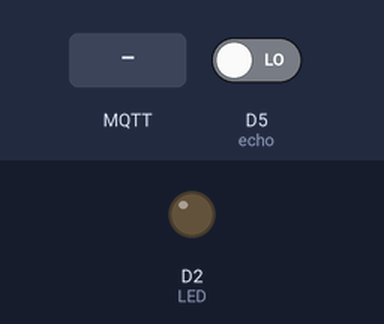
Bench run of a sketch on a simulated ESP8266 (NodeMCU). Shown: output pins drawn as LEDs (lit = HIGH). Inputs (shaded band) come from the test bench; at power-on: D5 (echo) LOW. WiFi joins after 1.5 s; servers stay silent unless stated; no MQTT or app messages arrive unless stated; pins used as bus, display or sensor lines are not drawn; what the sketch prints to the serial monitor is not drawn.

Above: at 2.7 s.
2.8 s: MQTT message "ON" arrives on the first subscribed topic
At 5.6 s:
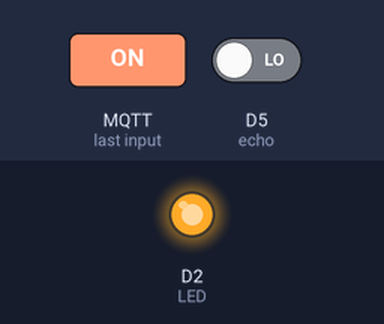
6.5 s: MQTT message "OFF" arrives on the first subscribed topic
At 8.9 s:
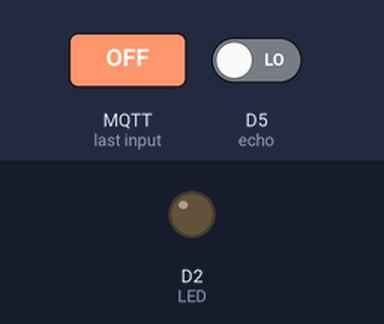
Timing chart, 0 to 10.4 s (numbered marks = the images above; inputs shaded):
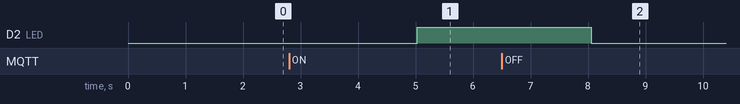

Measured:
- after the input at 2.8 s, D2 (LED): LOW → HIGH after 2.2 s
- after the input at 6.5 s, D2 (LED): HIGH → LOW after 1.6 s

The sketch:

IoT_Node_Mobbin.ino
```cpp
#include <ESP8266WiFi.h>
#include <PubSubClient.h>
#include <ArduinoJson.h>

// Update these with values suitable for your network.

const char* ssid = "Nguyen-APIP";//John Cena
const char* password = "bruhh523"; //hiengiangmybinro
const char* mqtt_server = "172.20.10.4";

#define LED D2
#define trig D6
#define echo D5

#define MSG_BUFFER_SIZE (100)

//values sensed from Prox
long duration;
int distance;

WiFiClient espClient;
PubSubClient client(espClient);
StaticJsonDocument<200> doc;

unsigned long lastMsg = 0;

char msg[MSG_BUFFER_SIZE];

void setup_wifi() {

  delay(10);
  // We start by connecting to a WiFi network
  Serial.println();
  Serial.print("Connecting to ");
  Serial.println(ssid);

  WiFi.mode(WIFI_STA);
  WiFi.begin(ssid, password);

  while (WiFi.status() != WL_CONNECTED) {
    delay(500);
    Serial.print(".");
  }
  randomSeed(micros());
  Serial.println("");
  Serial.println("WiFi connected");
  Serial.println("IP address: ");
  Serial.println(WiFi.localIP());
}
void callback(char* topic, byte* payload, unsigned int length) {
  Serial.print("Message arrived [");
  Serial.print(topic);
  Serial.print("]: ");

  //Control LED
  char payloadString[length + 1];
  memcpy(payloadString, payload, length);
  payloadString[length] = '\0';

  Serial.println(payloadString); // Print the full payload

  // Control LED based on "ON" or "OFF"
  if (strcmp(payloadString, "ON") == 0) {
    digitalWrite(LED, HIGH); // Turn LED ON
  } else if (strcmp(payloadString, "OFF") == 0) {
    digitalWrite(LED, LOW); // Turn LED OFF
  } else {
    Serial.println("Invalid command received");
  }
}

void reconnect() {
  // Loop until we're reconnected
  while (!client.connected()) {
    Serial.print("Attempting MQTT connection...");
    // Create a random client ID
    String clientId = "ESP8266Client-TESTN";
    // Attempt to connect
    if (client.connect(clientId.c_str())) {
      Serial.println("connected");
      // Once connected, publish an announcement...
      client.publish("iot_mobbin/senseProximity", "hello IoT Gateway...");
      // ... and resubscribe
      client.subscribe("iot_mobbin/controlLED");
    } else {
      Serial.print("failed, rc=");
      Serial.print(client.state());
      Serial.println(" try again in 5 seconds");
      // Wait 5 seconds before retrying
      delay(5000);
    }
  }
}

void setup() {
  Serial.begin(9600);
  while (!Serial) continue;
  setup_wifi();
  pinMode(trig, OUTPUT);
  pinMode(echo, INPUT);
  pinMode(LED, OUTPUT);
  client.setServer(mqtt_server, 1883);
  client.setCallback(callback);
}

void loop() {
  if (!client.connected()) {
    reconnect();
  }
  client.loop();

  unsigned long now = millis();
  if (now - lastMsg > 2000) {
    lastMsg = now;
    distance = calculateDistance();
    char payload[256];
    dtostrf(distance, 5, 4, payload);

    /*
  JsonDocument doc;
  doc["id"] = "HNN32Z";
  doc["fill_level"] = 40;
  doc["location"][0] = 105.7825;
  doc["location"][1] = 21.0284;

  char output[256];
  serializeJson(doc, output);
  */
    doc["id"] = "HNN32Z";
    doc["distance(cm)"] = payload;
    doc["location"][0] = 105.7825;
    doc["location"][1] = 21.0284;

    serializeJson(doc, payload);
    snprintf(msg, MSG_BUFFER_SIZE, "%s", payload);
    Serial.print("Publish message: ");
    Serial.println(msg);
    delay(1000);
    client.publish("iot_mobbin/senseProximity", msg);
  }
}

int calculateDistance() {
  digitalWrite(trig, LOW);
  delayMicroseconds(10);
  // Sets the trigPin on HIGH state for 10 micro seconds
  digitalWrite(trig, HIGH);
  delay(1000);
  digitalWrite(trig, LOW);
  duration = pulseIn(echo, HIGH);   // Reads the echoPin, returns the sound wave travel time in microseconds
  distance = duration * 0.034 / 2;  //
  return distance;
}
```
